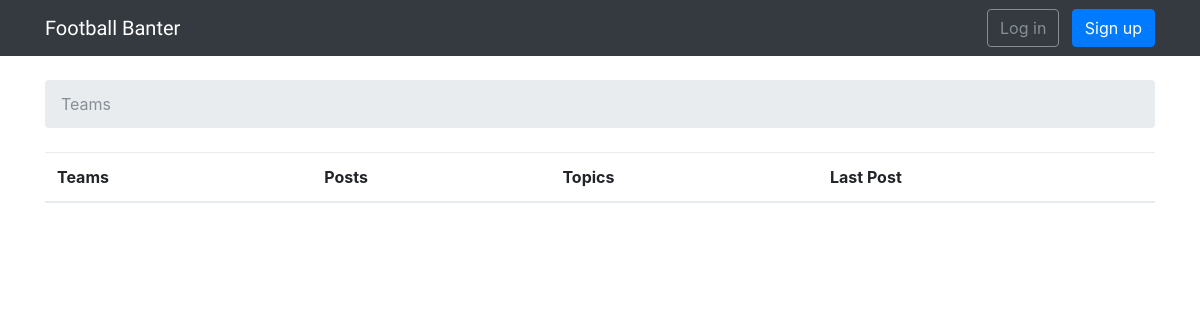
/, run on an earlier commit of the app's database.
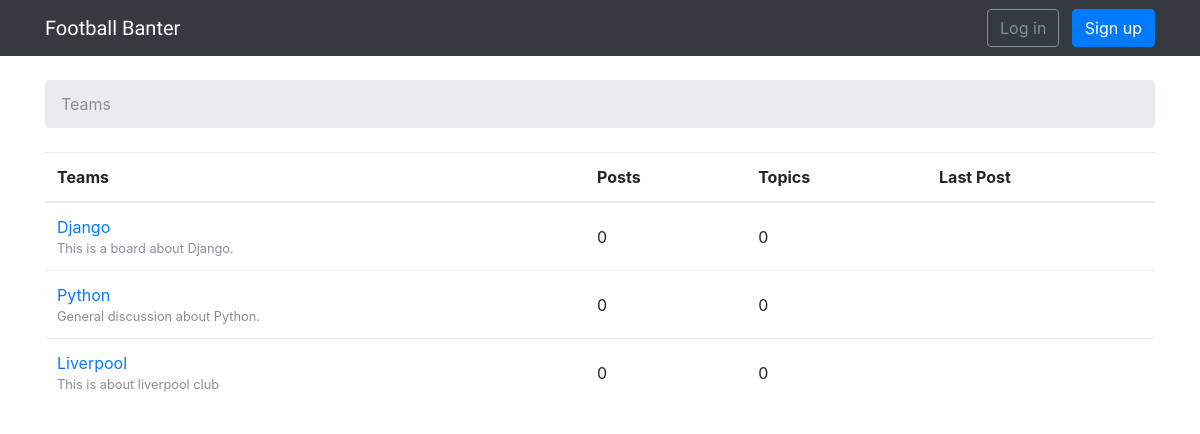
And on a later commit of the database.
### boards/models.py (models this page shows, shortened)
class Board(models.Model):
    name = models.CharField(max_length=30, unique=True)
    description = models.CharField(max_length=100)

### boards/views.py (the view)
# urls.py: url(r'^$', views.home, name='home'),
def home(request):
    boards = Board.objects.all()
    return render(request, 'home.html', {'boards': boards})

### templates/home.html
{% extends 'base.html' %}
{% block breadcrumb %}
  <li class="breadcrumb-item active">Teams</li>
{% endblock %}
{% block content %}
  <table class="table">
    <thead class="thead-inverse">
      <tr>
        <th>Teams</th>
        <th>Posts</th>
        <th>Topics</th>
        <th>Last Post</th>
      </tr>
    </thead>
    <tbody>
      {% for board in boards %}
        <tr>
          <td>
            <a href="{% url 'board_topics' board.pk %}">{{ board.name }}</a>
            <small class="text-muted d-block">{{ board.description }}</small>
          </td>
          <td class="align-middle">0</td>
          <td class="align-middle">0</td>
          <td></td>
        </tr>
      {% endfor %}
    </tbody>
  </table>
{% endblock %}

What changed in the data, as far as the page shows it:
added Board: name "Django", description "This is a board about Django."
added Board: name "Python", description "General discussion about Python."
added Board: name "Liverpool", description "This is about liverpool club"
